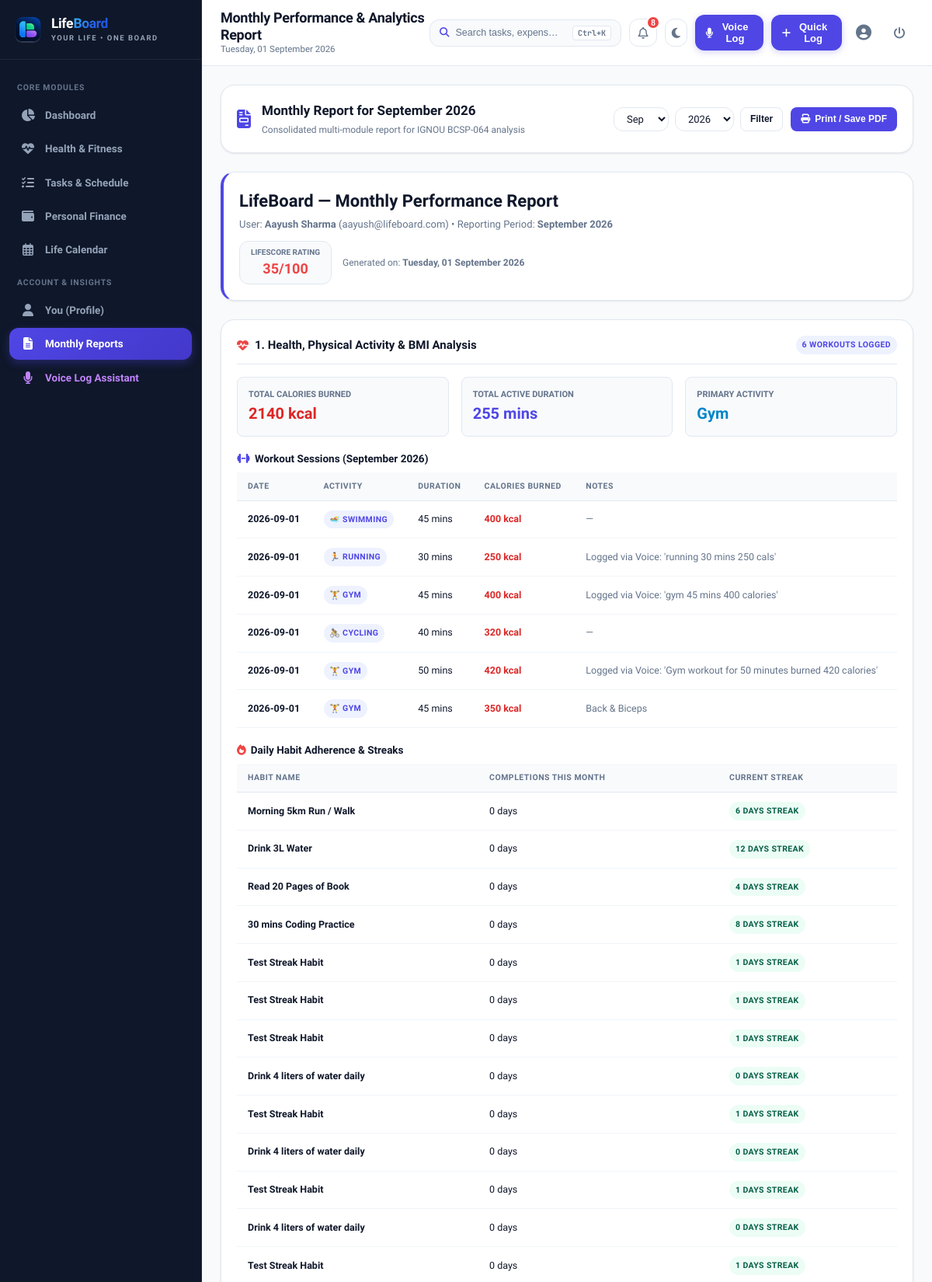
Screenshot of /reports (signed in, upper part) with the database file from the repository.
### tables this page shows
CREATE TABLE users (
        user_id INTEGER PRIMARY KEY AUTOINCREMENT,
        name VARCHAR(100) NOT NULL,
        email VARCHAR(150) NOT NULL UNIQUE,
        password_hash VARCHAR(256) NOT NULL,
        role VARCHAR(10) DEFAULT 'user',
        phone VARCHAR(20),
        age INTEGER,
        bio TEXT,
        created_at DATETIME DEFAULT CURRENT_TIMESTAMP
    );

CREATE TABLE workout_log (
        workout_id INTEGER PRIMARY KEY AUTOINCREMENT,
        user_id INTEGER NOT NULL,
        activity_type VARCHAR(50) NOT NULL,
        duration_mins INTEGER NOT NULL CHECK (duration_mins > 0),
        calories INTEGER NOT NULL CHECK (calories > 0),
        notes TEXT,
        log_date DATE NOT NULL,
        created_at DATETIME DEFAULT CURRENT_TIMESTAMP,
        FOREIGN KEY (user_id) REFERENCES users(user_id) ON DELETE CASCADE
    );

CREATE TABLE habit_tracker (
        habit_id INTEGER PRIMARY KEY AUTOINCREMENT,
        user_id INTEGER NOT NULL,
        habit_name VARCHAR(100) NOT NULL,
        streak_count INTEGER DEFAULT 0,
        last_completed_date DATE,
        created_at DATETIME DEFAULT CURRENT_TIMESTAMP,
        FOREIGN KEY (user_id) REFERENCES users(user_id) ON DELETE CASCADE
    );

### app.py (the view)
@app.route('/reports')
@login_required
def reports():
    user_id = session['user_id']
    today = date.today()
    try:
        month = int(request.args.get('month', today.month))
        year = int(request.args.get('year', today.year))
    except ValueError:
        month = today.month
        year = today.year
    report_data = models.generate_monthly_report_data(user_id, month, year)
    return render_template('reports/index.html',
                           report=report_data,
                           selected_month=month,
                           selected_year=year)

### app.py (called while the page is built)
def login_required(f):
    @wraps(f)
    def decorated_function(*args, **kwargs):
        if 'user_id' not in session:
            flash('Please log in to access this page.', 'warning')
            return redirect(url_for('login', next=request.path))
        return f(*args, **kwargs)
    return decorated_function

@app.after_request
def add_security_headers(response):
    response.headers['Cache-Control'] = 'no-cache, no-store, must-revalidate, max-age=0'
    response.headers['Pragma'] = 'no-cache'
    response.headers['Expires'] = '0'
    return response

@app.context_processor
def inject_global_variables():
    current_user = None
    notifications = []
    if 'user_id' in session:
        current_user = models.get_user_by_id(session['user_id'])
        notifications = models.get_user_notifications(session['user_id'])
    return {
        'current_user': current_user,
        'notifications': notifications,
        'unread_notifications_count': len(notifications),
        'today_date': date.today().strftime('%A, %d %B %Y'),
        'current_year': date.today().year,
        'current_month': date.today().month,
        'now': datetime.now()
    }

### database.py (called while the page is built)
def get_db():
    conn = sqlite3.connect(DB_PATH)
    conn.row_factory = sqlite3.Row
    conn.execute("PRAGMA foreign_keys = ON;")
    return conn

### models.py (called while the page is built)
def get_user_by_id(user_id: int):
    conn = get_db()
    cursor = conn.cursor()
    cursor.execute("SELECT * FROM users WHERE user_id = ?", (user_id,))
    user = cursor.fetchone()
    conn.close()
    return user

def get_user_workouts(user_id: int, limit: int = None):
    conn = get_db()
    cursor = conn.cursor()
    if limit:
        cursor.execute("""
        SELECT * FROM workout_log
        WHERE user_id = ?
        ORDER BY log_date DESC, created_at DESC
        LIMIT ?
        """, (user_id, limit))
    else:
        cursor.execute("""
        SELECT * FROM workout_log
        WHERE user_id = ?
        ORDER BY log_date DESC, created_at DESC
        """, (user_id,))
    workouts = cursor.fetchall()
    conn.close()
    return workouts

### templates/reports/index.html (shortened to what this page needs)
{% extends "base.html" %}
{% block page_title %}Monthly Performance & Analytics Report{% endblock %}
{% block content %}
<div class="card no-print" style="margin-bottom: 24px;">
  <div style="display: flex; justify-content: space-between; align-items: center; flex-wrap: wrap; gap: 16px;">
    <div style="display: flex; align-items: center; gap: 14px;">
      <i class="fa-solid fa-file-invoice" style="font-size: 24px; color: var(--primary);"></i>
      <div>
        <h3 style="font-size: 17px; margin-bottom: 2px;">Monthly Report for {{ report.month_name }}</h3>
        <p style="font-size: 12px; color: var(--text-muted);">Consolidated multi-module report for IGNOU BCSP-064 analysis</p>
      </div>
    </div>
    <div style="display: flex; gap: 10px; align-items: center;">
      <form action="{{ url_for('reports') }}" method="GET" style="display: flex; gap: 8px; margin: 0;">
        <select name="month" class="form-control" style="width: auto; padding: 6px 12px; font-size: 13px;">
          {% for m in range(1, 13) %}
          <option value="{{ m }}" {% if m == selected_month %}selected{% endif %}>
            {{ ['Jan','Feb','Mar','Apr','May','Jun','Jul','Aug','Sep','Oct','Nov','Dec'][m-1] }}
          </option>
          {% endfor %}
        </select>
        <select name="year" class="form-control" style="width: auto; padding: 6px 12px; font-size: 13px;">
          {% for y in range(current_year - 1, current_year + 2) %}
          <option value="{{ y }}" {% if y == selected_year %}selected{% endif %}>{{ y }}</option>
          {% endfor %}
        </select>
        <button type="submit" class="btn btn-secondary btn-sm">Filter</button>
      </form>
      <button class="btn btn-primary btn-sm btn-print" onclick="window.print()">
        <i class="fa-solid fa-print"></i> Print / Save PDF
      </button>
    </div>
  </div>
</div>
<div class="printable-report" style="display: flex; flex-direction: column; gap: 24px;">
  <div class="card" style="border-left: 4px solid var(--primary);">
    <div style="display: flex; justify-content: space-between; align-items: center; flex-wrap: wrap; gap: 12px;">
      <div>
        <h2 style="font-size: 22px; margin-bottom: 4px; color: var(--text-main);">LifeBoard — Monthly Performance Report</h2>
        <div style="font-size: 13px; color: var(--text-muted);">
          User: <strong>{{ session.get('name') }}</strong> ({{ session.get('email') }}) • Reporting Period: <strong>{{ report.month_name }}</strong>
        </div>
      </div>
      <div style="display: flex; align-items: center; gap: 14px;">
        {% if report.lifescore %}
        <div style="background: var(--bg-app); border: 1px solid var(--border-color); border-radius: var(--radius-md); padding: 6px 14px; text-align: center;">
          <div style="font-size: 10px; font-weight: 700; color: var(--text-muted); text-transform: uppercase;">LifeScore Rating</div>
          <div style="font-size: 18px; font-weight: 800; color: {{ report.lifescore.color }};">{{ report.lifescore.score }}/100</div>
        </div>
        {% endif %}
        <div style="text-align: right; font-size: 12px; color: var(--text-muted);">
          Generated on: <strong>{{ today_date }}</strong>
        </div>
      </div>
    </div>
  </div>
  <div class="card">
    <div class="card-header" style="border-bottom: 1px solid var(--border-color); padding-bottom: 12px;">
      <h3 class="card-title">
        <i class="fa-solid fa-heart-pulse" style="color: #ef4444;"></i>
        <span>1. Health, Physical Activity & BMI Analysis</span>
      </h3>
      <span class="badge badge-primary">{{ report.health.workouts_count }} Workouts Logged</span>
    </div>
    <div class="grid-3" style="margin-top: 14px; margin-bottom: 18px;">
      <div style="background: var(--bg-app); padding: 14px; border-radius: var(--radius-sm); border: 1px solid var(--border-color);">
        <div style="font-size: 11px; font-weight: 700; color: var(--text-muted); text-transform: uppercase;">Total Calories Burned</div>
        <div style="font-size: 20px; font-weight: 800; color: #dc2626;">{{ report.health.total_calories }} kcal</div>
      </div>
      <div style="background: var(--bg-app); padding: 14px; border-radius: var(--radius-sm); border: 1px solid var(--border-color);">
        <div style="font-size: 11px; font-weight: 700; color: var(--text-muted); text-transform: uppercase;">Total Active Duration</div>
        <div style="font-size: 20px; font-weight: 800; color: var(--primary);">{{ report.health.total_duration_mins }} mins</div>
      </div>
      <div style="background: var(--bg-app); padding: 14px; border-radius: var(--radius-sm); border: 1px solid var(--border-color);">
        <div style="font-size: 11px; font-weight: 700; color: var(--text-muted); text-transform: uppercase;">Primary Activity</div>
        <div style="font-size: 20px; font-weight: 800; color: #0284c7;">{{ report.health.top_activity }}</div>
      </div>
    </div>
    <h4 style="font-size: 13.5px; margin-bottom: 8px; color: var(--text-main); font-weight: 700;">
      <i class="fa-solid fa-dumbbell" style="color: var(--primary); margin-right: 6px;"></i>Workout Sessions ({{ report.month_name }})
    </h4>
    {% if report.health.workouts %}
    <div class="table-responsive" style="margin-bottom: 18px;">
      <table class="table-custom" style="font-size: 12.5px;">
        <thead>
          <tr>
            <th>Date</th>
            <th>Activity</th>
            <th>Duration</th>
            <th>Calories Burned</th>
            <th>Notes</th>
          </tr>
        </thead>
        <tbody>
          {% for w in report.health.workouts %}
          <tr>
            <td style="font-weight: 600; white-space: nowrap;">{{ w.log_date }}</td>
            <td>
              <span class="badge badge-primary">
                {% if w.activity_type == 'Gym' %}🏋️ Gym
                {% elif w.activity_type == 'Running' %}🏃 Running
                {% elif w.activity_type == 'Cycling' %}🚴 Cycling
                {% elif w.activity_type == 'Swimming' %}🏊 Swimming
                {% elif w.activity_type == 'Yoga' %}🧘 Yoga
                {% else %}⚡ {{ w.activity_type }}
                {% endif %}
              </span>
            </td>
            <td>{{ w.duration_mins }} mins</td>
            <td style="font-weight: 700; color: #dc2626;">{{ w.calories }} kcal</td>
            <td style="color: var(--text-muted);">{{ w.notes or '—' }}</td>
          </tr>
          {% endfor %}
        </tbody>
      </table>
    </div>
    {% else %}
    <p style="font-size: 12.5px; color: var(--text-muted); margin-bottom: 16px;">No workout sessions logged in this period.</p>
    {% endif %}
    <h4 style="font-size: 13.5px; margin-bottom: 8px; color: var(--text-main); font-weight: 700;">
      <i class="fa-solid fa-fire" style="color: #ef4444; margin-right: 6px;"></i>Daily Habit Adherence & Streaks
    </h4>
    {% if report.health.habits %}
    <div class="table-responsive" style="margin-bottom: 18px;">
      <table class="table-custom" style="font-size: 12.5px;">
        <thead>
          <tr>
            <th>Habit Name</th>
            <th>Completions this Month</th>
            <th>Current Streak</th>
          </tr>
        </thead>
        <tbody>
          {% for h in report.health.habits %}
          <tr>
            <td style="font-weight: 600;">{{ h.habit_name }}</td>
            <td>{{ h.completions }} days</td>
            <td><span class="badge badge-success">{{ h.streak_count }} days streak</span></td>
          </tr>
          {% endfor %}
        </tbody>
      </table>
    </div>
    {% else %}
    <p style="font-size: 12.5px; color: var(--text-muted); margin-bottom: 16px;">No habit logs recorded in this period.</p>
    {% endif %}
  </div>
</div>
{% endblock %}

### static/css/style.css (style rules this page uses)
:root { --primary: #4f46e5; --primary-hover: #4338ca; --primary-light: #eef2ff; --primary-border: #c7d2fe; --secondary: #0284c7; --secondary-light: #e0f2fe; --success: #10b981; --success-light: #ecfdf5; --success-border: #a7f3d0; --warning: #f59e0b; --warning-light: #fffbeb; --warning-border: #fde68a; --danger: #ef4444; --danger-light: #fef2f2; --danger-border: #fecaca; --bg-app: #f8fafc; --bg-card: #ffffff; --bg-sidebar: #0f172a; --bg-sidebar-hover: #1e293b; --bg-sidebar-active: #312e81; --text-main: #0f172a; --text-muted: #64748b; --text-light: #94a3b8; --text-sidebar: #cbd5e1; --border-color: #e2e8f0; --border-light: #f1f5f9; --shadow-xs: 0 1px 2px rgba(0, 0, 0, 0.04); --shadow-sm: 0 1px 3px rgba(0, 0, 0, 0.06), 0 1px 2px rgba(0, 0, 0, 0.04); --shadow-md: 0 4px 6px -1px rgba(0, 0, 0, 0.07), 0 2px 4px -1px rgba(0, 0, 0, 0.04); --shadow-lg: 0 10px 15px -3px rgba(0, 0, 0, 0.08), 0 4px 6px -2px rgba(0, 0, 0, 0.04); --shadow-xl: 0 20px 25px -5px rgba(0, 0, 0, 0.1), 0 10px 10px -5px rgba(0, 0, 0, 0.04); --radius-sm: 8px; --radius-md: 12px; --radius-lg: 18px; --radius-full: 9999px; --transition: all 0.2s cubic-bezier(0.4, 0, 0.2, 1); }
*, *::before, *::after { box-sizing: border-box; margin: 0; padding: 0; -webkit-tap-highlight-color: transparent; }
html { font-size: 15px; scroll-behavior: smooth; height: 100%; }
body { font-family: 'Plus Jakarta Sans', -apple-system, BlinkMacSystemFont, "Segoe UI", Roboto, sans-serif; background-color: var(--bg-app); color: var(--text-main); line-height: 1.5; min-height: 100%; overflow-x: hidden; width: 100%; position: relative; text-rendering: optimizeLegibility; -webkit-font-smoothing: antialiased; }
.card { background-color: var(--bg-card); border-radius: var(--radius-lg); border: 1px solid var(--border-color); box-shadow: var(--shadow-sm); padding: 20px; transition: var(--transition); width: 100%; }
.card-header { display: flex; align-items: center; justify-content: space-between; margin-bottom: 16px; flex-wrap: wrap; gap: 10px; }
.card-title { font-size: 15px; font-weight: 800; display: flex; align-items: center; gap: 8px; color: var(--text-main); }
.card-title i { color: var(--primary); }
.grid-3 { display: grid; grid-template-columns: repeat(3, 1fr); gap: 16px; margin-bottom: 20px; width: 100%; }
.badge { display: inline-flex; align-items: center; gap: 4px; padding: 4px 8px; border-radius: var(--radius-full); font-size: 10.5px; font-weight: 700; text-transform: uppercase; letter-spacing: 0.4px; }
.badge-primary { background: var(--primary-light); color: var(--primary); }
.badge-success { background: var(--success-light); color: #065f46; }
.table-responsive { width: 100%; overflow-x: auto; -webkit-overflow-scrolling: touch; }
.table-custom { width: 100%; border-collapse: separate; border-spacing: 0; font-size: 13px; }
.table-custom th { background-color: var(--bg-app); color: var(--text-muted); font-weight: 700; text-transform: uppercase; font-size: 10.5px; letter-spacing: 0.5px; padding: 10px 14px; border-bottom: 1px solid var(--border-color); text-align: left; }
.table-custom td { padding: 12px 14px; border-bottom: 1px solid var(--border-light); color: var(--text-main); vertical-align: middle; }
.btn { display: inline-flex; align-items: center; justify-content: center; gap: 6px; padding: 8px 16px; font-size: 13px; font-weight: 600; border-radius: var(--radius-md); border: 1px solid transparent; cursor: pointer; transition: var(--transition); line-height: 1.4; }
.btn-primary { background-color: var(--primary); color: #ffffff; }
.btn-secondary { background-color: var(--bg-card); border-color: var(--border-color); color: var(--text-main); }
.btn-sm { padding: 6px 12px; font-size: 12px; border-radius: var(--radius-sm); }
.form-control { width: 100%; padding: 11px 14px; font-size: 15px; font-family: inherit; color: var(--text-main); background-color: var(--bg-card); border: 1px solid var(--border-color); border-radius: var(--radius-md); transition: var(--transition); }

### rows the page displays
users: get "Aayush Sharma", get "aayush@lifeboard.com"
workout_log: log_date "2026-09-01", activity_type "🏊 SWIMMING", duration_mins "45", calories "400", notes "—"
workout_log: log_date "2026-09-01", activity_type "🏃 RUNNING", duration_mins "30", calories "250", notes "Logged via Voice: 'running 30 mins 250 cals'"
workout_log: log_date "2026-09-01", activity_type "🏋️ GYM", duration_mins "45", calories "400", notes "Logged via Voice: 'gym 45 mins 400 calories'"
workout_log: log_date "2026-09-01", activity_type "🚴 CYCLING", duration_mins "40", calories "320", notes "—"
workout_log: log_date "2026-09-01", activity_type "🏋️ GYM", duration_mins "50", calories "420", notes "Logged via Voice: 'Gym workout for 50 minutes burned 420 calories'"
workout_log: log_date "2026-09-01", activity_type "🏋️ GYM", duration_mins "45", calories "350", notes "Back & Biceps"
habit_tracker: habit_name "Morning 5km Run / Walk", completions "0", streak_count "6"
habit_tracker: habit_name "Drink 3L Water", completions "0", streak_count "12"
habit_tracker: habit_name "Read 20 Pages of Book", completions "0", streak_count "4"
habit_tracker: habit_name "30 mins Coding Practice", completions "0", streak_count "8"
habit_tracker: habit_name "Test Streak Habit", completions "0", streak_count "1"
habit_tracker: habit_name "Test Streak Habit", completions "0", streak_count "1"
habit_tracker: habit_name "Test Streak Habit", completions "0", streak_count "1"
habit_tracker: habit_name "Drink 4 liters of water daily", completions "0", streak_count "0"
habit_tracker: habit_name "Test Streak Habit", completions "0", streak_count "1"
habit_tracker: habit_name "Drink 4 liters of water daily", completions "0", streak_count "0"
habit_tracker: habit_name "Test Streak Habit", completions "0", streak_count "1"
habit_tracker: habit_name "Drink 4 liters of water daily", completions "0", streak_count "0"
habit_tracker: habit_name "Test Streak Habit", completions "0", streak_count "1"

### other values shown
{{ unread_notifications_count }} "8"
{{ report.month_name }} "September 2026"
{{ report.lifescore.score }} "35"
{{ report.health.workouts_count }} "6"
{{ report.health.total_calories }} "2140"
{{ report.health.total_duration_mins }} "255"
{{ report.health.top_activity }} "Gym"
form field month "Sep"
form field year "2026"
